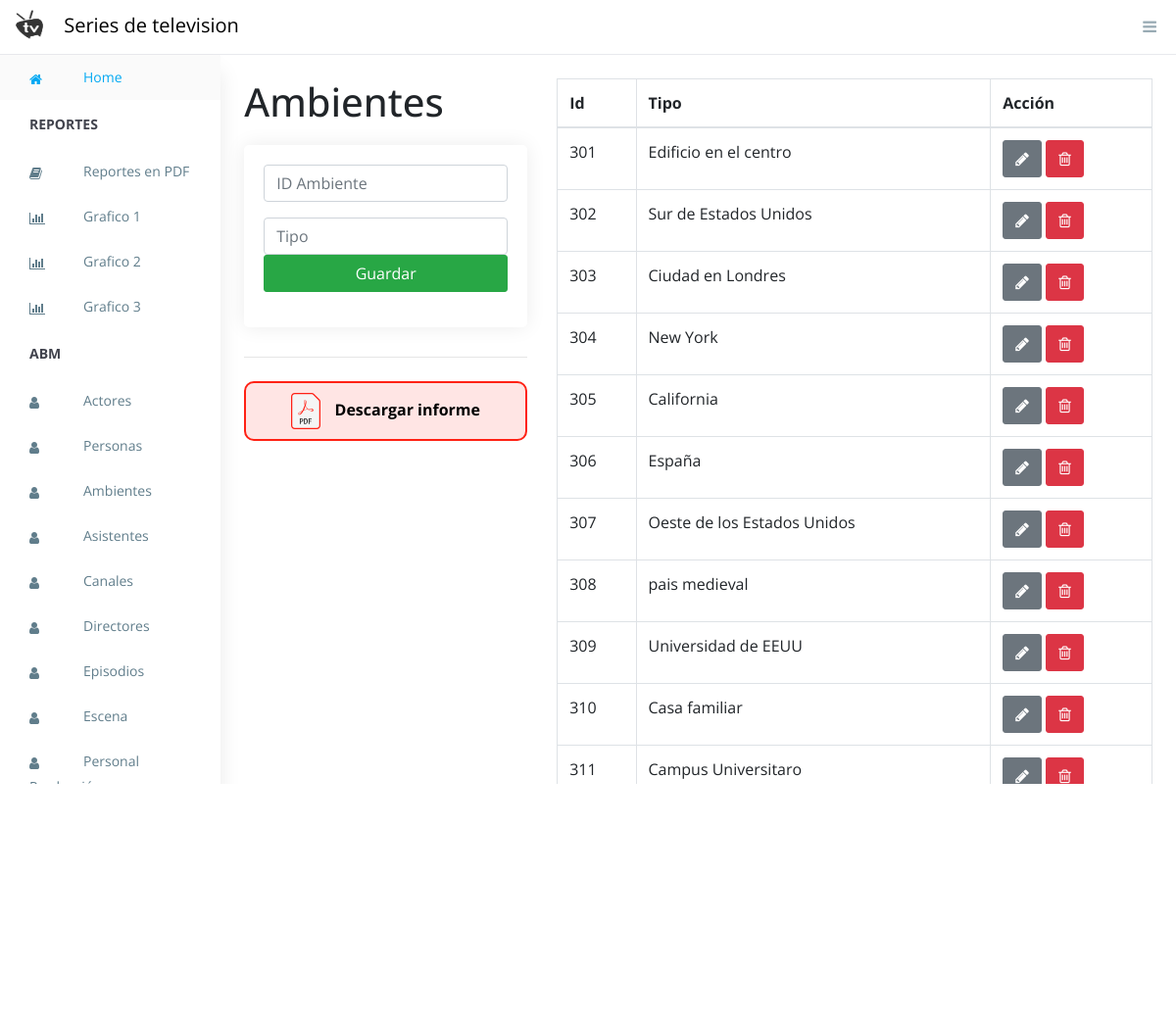
The page /ambientes.php on the database its author committed.
### tables this page shows
CREATE TABLE `ambiente` (
  `idambiente` int(11) NOT NULL,
  `tipo` text
);

### ambientes.php (the view, shortened to what this page needs)
<?php include("base_datos/bd.php")?>
<?php include("partes/header.php")?>
<div class="container contenedor p-4">
    <div class="row">
        <div class="col-md-4">
                <h1>Ambientes</h1>
            <div class="card card-body">
                <form action="addAmbiente.php" method="POST">
                    <div class="form-group">
                        <input type="text" name="idambiente" class="form-control" placeholder="ID Ambiente" autofocus required>
                    </div>
                    <div class="form-group">
                        <input type="text" name="tipo" rows="2" class="form-control" pattern="[a-zA-ZàáâäãåąčćęèéêëėįìíîïłńòóôöõøùúûüųūÿýżźñçčšžÀÁÂÄÃÅĄĆČĖĘÈÉÊËÌÍÎÏĮŁŃÒÓÔÖÕØÙÚÛÜŲŪŸÝŻŹÑßÇŒÆČŠŽ∂ð ,.'-]{2,48}" placeholder="Tipo" autofocus required >
                    <input type="submit" class="btn btn-success btn-block"
                    name="addAmbiente" value="Guardar">
                </form>
            </div>
        </div>
        <hr class="mb-4">
            <a href="listas_pdf/listaAmbientePDF.php">
            <div class="boton-pdf">
                <img src="assets/pdf.svg" style="margin-right: 10px" width="30px" alt="">
                Descargar informe
            </div>
            </a>
    </div>
        <div class="col-md-8">
                <table class="table table-bordered">
                    <thead>
                        <tr>
                            <th>Id</th>
                            <th>Tipo</th>
                            <th>Acción</th>
                        </tr>
                    </thead>
                    <tbody>
                        <?php
                        $query = "SELECT * FROM ambiente";
                        $result_tasks = mysqli_query($conexion,$query);
                        while($row = mysqli_fetch_array($result_tasks)){ ?>
                            <tr>
                                <td><?php echo $row['idambiente']?></td>
                                <td><?php echo $row['tipo']?></td>
                                <td>
                                    <a href="editAmbiente.php?idambiente=<?php echo $row['idambiente']?>" class="btn btn-secondary">
                                        <i class="fa fa-pencil"></i>
                                    </a>
                                    <a href="eliAmbiente.php?idambiente=<?php echo $row['idambiente']?>" class="btn btn-danger">
                                        <i class="fa fa-trash-o"></i>
                                    </a>
                                </td>
                            </tr>
                       <?php }
                        ?>
                    </tbody>
                </table>
        </div>
    </div>
</div>
<?php include("partes/footer.php")?>

### assets/css/style.css (style rules this page uses)
.contenedor { overflow-y: auto; padding-bottom: 63px !important; }
html, body { height: 100%; overflow-y: hidden; }
.boton-pdf { border: #FF2114 2px solid; border-radius: 10px; padding: 10px; text-align: center; background: #ffe5e4; color: black; font-weight: bold; }
.card.card-body { padding: 20px !important; margin-top: 20px; }
.contenedor { overflow-y: auto; }
body { font-family: "Open Sans", sans-serif; font-size: 16px; width: 100%; }
a, button { text-decoration: none; outline: none !important; color: #878787; -webkit-transition: all 0.25s ease; transition: all 0.25s ease; }
h1, h2, h3, h4, h5, h6 { margin: 0; }
img { max-width: 100%; }
.btn, button, input, textarea { -webkit-box-shadow: none; box-shadow: none; outline: 0 !important; }
.btn { border-radius: 3px; }
.card { margin-bottom: 1.875em; border-radius: 5px; padding: 0; border: 0px solid transparent; -webkit-box-shadow: 0 0 20px rgba(0, 0, 0, 0.08); box-shadow: 0 0 20px rgba(0, 0, 0, 0.08); }
.btn, .button { display: inline-block; font-weight: 400; text-align: center; white-space: nowrap; vertical-align: middle; -webkit-transition: all .15s ease-in-out; transition: all .15s ease-in-out; border-radius: 3; cursor: pointer; }
@media (max-width: 1368px) { .card-body { padding: 15px; } }

### rows shown on the page
ambiente: idambiente "301", tipo "Edificio en el centro"
ambiente: idambiente "302", tipo "Sur de Estados Unidos"
ambiente: idambiente "303", tipo "Ciudad en Londres"
ambiente: idambiente "304", tipo "New York"
ambiente: idambiente "305", tipo "California"
ambiente: idambiente "306", tipo "España"
ambiente: idambiente "307", tipo "Oeste de los Estados Unidos"
ambiente: idambiente "308", tipo "pais medieval"
ambiente: idambiente "309", tipo "Universidad de EEUU"
ambiente: idambiente "310", tipo "Casa familiar"
ambiente: idambiente "311", tipo "Campus Universitaro"
